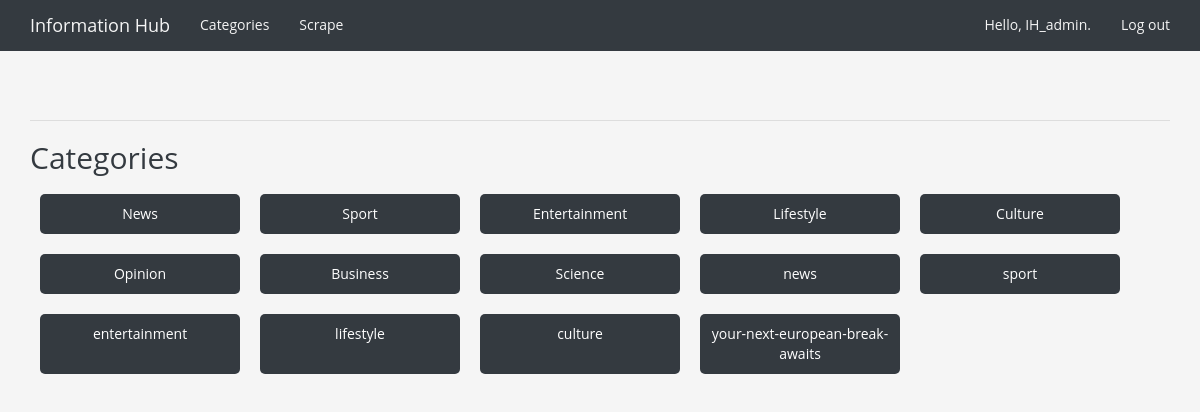
Page /categories/ (signed in) on the committed database.
### info_hubs/models.py (models this page shows)
class Category(models.Model):
    text = models.CharField(max_length=200)
    date_added = models.DateTimeField(auto_now_add=True)
    class Meta:
        verbose_name_plural = 'categories'
    def __str__(self):
        return self.text

### info_hubs/views.py (the view)
# urls.py: re_path('^categories/$', views.categories, name='categories'),
def categories(request):
    categories = Category.objects.order_by('date_added')
    context = {'categories': categories}
    return render(request, 'info_hubs/categories.html', context)

### info_hubs/templates/info_hubs/categories.html
{% extends "info_hubs/base.html" %}
{% block content %}
  <h2 style="color: #343a40;">Categories</h2>
  <div style="display: flex; flex-wrap: wrap;">
    {% for category in categories %}
      <a style="background-color: #343a40; border-radius: 5px; margin: 10px;
       padding: 10px; text-align: center; width: 200px; color: white;
       text-decoration: none;"
         href="{% url 'info_hubs:category' category.id %}">
        {{ category }}
      </a>
    {% empty %}
      <div>No categories have been added yet.</div>
    {% endfor %}
  </div>
{% endblock content %}

### info_hubs/templates/info_hubs/base.html (shortened to what this page needs)
{% load bootstrap3 %}
<!DOCTYPE html>
<html lang="en">
  <head>
    {% bootstrap_css %}
  </head>
  <body>
    <nav class="navbar navbar-default navbar-static-top">
      <div class="container">
        <div class="navbar-header">
            <a class="navbar-brand" href="{% url 'info_hubs:index' %}">
                Information Hub</a>
        </div>
        <div id="navbar" class="navbar-collapse collapse">
          <ul class="nav navbar-nav">
            <li><a href="{% url 'info_hubs:categories' %}">Categories</a></li>
            {% if user.is_staff %}
              <li><a href="{% url 'info_hubs:scrape_data' %}">Scrape</a></li>
            {% endif %}
          </ul>
          <ul class="nav navbar-nav navbar-right">
            {% if user.is_authenticated %}
              <li><a>Hello, {{ user.username }}.</a></li>
              <li><a href="{% url 'users:logout' %}">Log out</a></li>
            {% else %}
              <li><a href="{% url 'users:register' %}">Register</a></li>
              <li><a href="{% url 'users:login' %}">Log in</a></li>
            {% endif %}
          </ul>
        </div>
      </div>
    </nav>
    <div class="container">
      <div class="page-header">
      </div>
      <div>
        {% block content %}{% endblock content %}
      </div>
    </div>
  </body>
</html>

### info_hubs/templates/info_hubs/base.html (style rules this page uses)
body { background-color: #f5f5f5; font-family: 'Open Sans', sans-serif; }
.navbar-default { background-color: #343a40; border-color: #343a40; }
.navbar-default .navbar-brand, .navbar-default .navbar-nav > li > a { color: #f5f5f5; }
.page-header { border-bottom: 1px solid #ddd; }

### rows in the picture
Category: text "News"
Category: text "Sport"
Category: text "Entertainment"
Category: text "Lifestyle"
Category: text "Culture"
Category: text "Opinion"
Category: text "Business"
Category: text "Science"
Category: text "news"
Category: text "sport"
Category: text "entertainment"
Category: text "lifestyle"
Category: text "culture"
Category: text "your-next-european-break-awaits"

### other values in the picture
{{ user.username }} "IH_admin"
